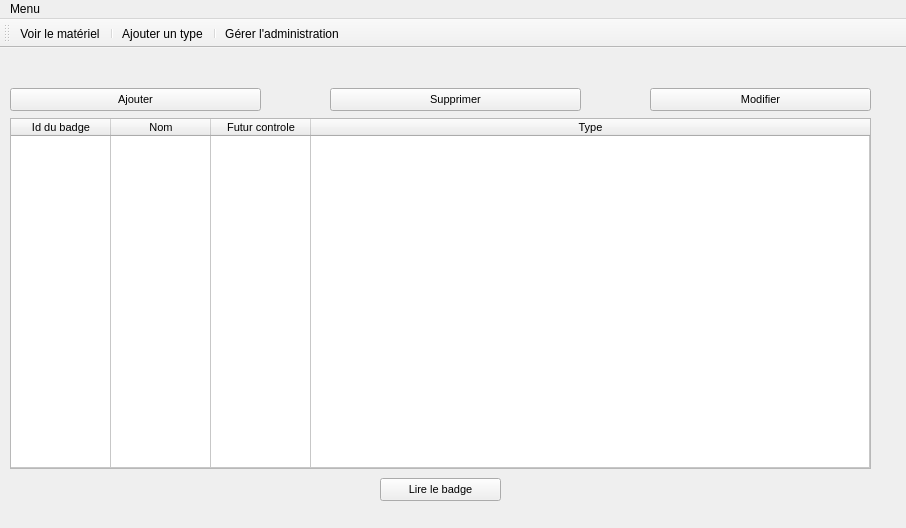
<?xml version="1.0" encoding="UTF-8"?>
<ui version="4.0">
 <class>MenuWindow</class>
 <widget class="QMainWindow" name="MenuWindow">
  <property name="geometry">
   <rect>
    <x>0</x>
    <y>0</y>
    <width>906</width>
    <height>528</height>
   </rect>
  </property>
  <property name="windowTitle">
   <string>MainWindow</string>
  </property>
  <property name="styleSheet">
   <string notr="true"/>
  </property>
  <widget class="QWidget" name="centralwidget">
   <widget class="QStackedWidget" name="stackedWidgetMain">
    <property name="enabled">
     <bool>true</bool>
    </property>
    <property name="geometry">
     <rect>
      <x>10</x>
      <y>0</y>
      <width>881</width>
      <height>461</height>
     </rect>
    </property>
    <property name="font">
     <font>
      <pointsize>8</pointsize>
     </font>
    </property>
    <property name="mouseTracking">
     <bool>false</bool>
    </property>
    <property name="acceptDrops">
     <bool>false</bool>
    </property>
    <property name="autoFillBackground">
     <bool>false</bool>
    </property>
    <property name="currentIndex">
     <number>0</number>
    </property>
    <widget class="QWidget" name="page1">
     <widget class="QPushButton" name="pushButtonModifier_Menu">
      <property name="geometry">
       <rect>
        <x>640</x>
        <y>40</y>
        <width>221</width>
        <height>23</height>
       </rect>
      </property>
      <property name="text">
       <string>Modifier</string>
      </property>
     </widget>
     <widget class="QPushButton" name="pushButtonAjouter_Menu">
      <property name="geometry">
       <rect>
        <x>0</x>
        <y>40</y>
        <width>251</width>
        <height>23</height>
       </rect>
      </property>
      <property name="text">
       <string>Ajouter</string>
      </property>
     </widget>
     <widget class="QPushButton" name="pushButtonSupprimer_Menu">
      <property name="enabled">
       <bool>true</bool>
      </property>
      <property name="geometry">
       <rect>
        <x>320</x>
        <y>40</y>
        <width>251</width>
        <height>23</height>
       </rect>
      </property>
      <property name="text">
       <string>Supprimer</string>
      </property>
     </widget>
     <widget class="QTableWidget" name="tableWidget">
      <property name="enabled">
       <bool>true</bool>
      </property>
      <property name="geometry">
       <rect>
        <x>0</x>
        <y>70</y>
        <width>861</width>
        <height>351</height>
       </rect>
      </property>
      <property name="autoFillBackground">
       <bool>false</bool>
      </property>
      <property name="autoScrollMargin">
       <number>16</number>
      </property>
      <property name="showGrid">
       <bool>true</bool>
      </property>
      <attribute name="horizontalHeaderCascadingSectionResizes">
       <bool>false</bool>
      </attribute>
      <attribute name="horizontalHeaderDefaultSectionSize">
       <number>100</number>
      </attribute>
      <attribute name="horizontalHeaderMinimumSectionSize">
       <number>33</number>
      </attribute>
      <attribute name="horizontalHeaderShowSortIndicator" stdset="0">
       <bool>false</bool>
      </attribute>
      <attribute name="horizontalHeaderStretchLastSection">
       <bool>true</bool>
      </attribute>
      <attribute name="verticalHeaderVisible">
       <bool>false</bool>
      </attribute>
      <attribute name="verticalHeaderCascadingSectionResizes">
       <bool>false</bool>
      </attribute>
      <attribute name="verticalHeaderDefaultSectionSize">
       <number>30</number>
      </attribute>
      <attribute name="verticalHeaderMinimumSectionSize">
       <number>19</number>
      </attribute>
      <attribute name="verticalHeaderShowSortIndicator" stdset="0">
       <bool>false</bool>
      </attribute>
      <attribute name="verticalHeaderStretchLastSection">
       <bool>true</bool>
      </attribute>
      <row>
       <property name="text">
        <string>Materiel</string>
       </property>
      </row>
      <column>
       <property name="text">
        <string>Id du badge</string>
       </property>
      </column>
      <column>
       <property name="text">
        <string>Nom</string>
       </property>
      </column>
      <column>
       <property name="text">
        <string>Futur controle</string>
       </property>
      </column>
      <column>
       <property name="text">
        <string>Type</string>
       </property>
      </column>
      <item row="0" column="0">
       <property name="text">
        <string/>
       </property>
      </item>
      <item row="0" column="1">
       <property name="text">
        <string/>
       </property>
      </item>
      <item row="0" column="2">
       <property name="text">
        <string/>
       </property>
      </item>
     </widget>
     <widget class="QPushButton" name="pushButtonLireBadge_Menu">
      <property name="geometry">
       <rect>
        <x>370</x>
        <y>430</y>
        <width>121</width>
        <height>23</height>
       </rect>
      </property>
      <property name="text">
       <string>Lire le badge</string>
      </property>
     </widget>
    </widget>
    <widget class="QWidget" name="page2">
     <widget class="QLabel" name="labelIdBadge_OperationMateriel">
      <property name="geometry">
       <rect>
        <x>290</x>
        <y>10</y>
        <width>71</width>
        <height>21</height>
       </rect>
      </property>
      <property name="text">
       <string>Id du badge:</string>
      </property>
     </widget>
     <widget class="QLabel" name="labelNomMateriel_OperationMateriel">
      <property name="geometry">
       <rect>
        <x>270</x>
        <y>70</y>
        <width>101</width>
        <height>21</height>
       </rect>
      </property>
      <property name="text">
       <string>Nom du materiel:</string>
      </property>
     </widget>
     <widget class="QLabel" name="labelType_OperationMateriel">
      <property name="geometry">
       <rect>
        <x>340</x>
        <y>100</y>
        <width>31</width>
        <height>21</height>
       </rect>
      </property>
      <property name="text">
       <string>Type:</string>
      </property>
     </widget>
     <widget class="QLineEdit" name="lineEditIdBadge_OperationMateriel">
      <property name="geometry">
       <rect>
        <x>380</x>
        <y>10</y>
        <width>131</width>
        <height>20</height>
       </rect>
      </property>
     </widget>
     <widget class="QLineEdit" name="lineEditNomMateriel_OperationMateriel">
      <property name="geometry">
       <rect>
        <x>380</x>
        <y>70</y>
        <width>131</width>
        <height>20</height>
       </rect>
      </property>
     </widget>
     <widget class="QComboBox" name="comboBoxType_OperationMateriel">
      <property name="geometry">
       <rect>
        <x>380</x>
        <y>100</y>
        <width>131</width>
        <height>22</height>
       </rect>
      </property>
     </widget>
     <widget class="QLabel" name="labelControle_OperationMateriel">
      <property name="geometry">
       <rect>
        <x>270</x>
        <y>40</y>
        <width>101</width>
        <height>21</height>
       </rect>
      </property>
      <property name="text">
       <string>Dernier contrôle:</string>
      </property>
     </widget>
     <widget class="QPushButton" name="pushButtonAjouter_OperationMateriel">
      <property name="geometry">
       <rect>
        <x>410</x>
        <y>160</y>
        <width>75</width>
        <height>23</height>
       </rect>
      </property>
      <property name="text">
       <string>Ajouter</string>
      </property>
     </widget>
     <widget class="QPushButton" name="pushButtonReset_OperationMateriel">
      <property name="geometry">
       <rect>
        <x>330</x>
        <y>160</y>
        <width>75</width>
        <height>23</height>
       </rect>
      </property>
      <property name="text">
       <string>Reset</string>
      </property>
     </widget>
     <widget class="QLabel" name="labelAjouterType_OperationMateriel">
      <property name="geometry">
       <rect>
        <x>380</x>
        <y>120</y>
        <width>181</width>
        <height>21</height>
       </rect>
      </property>
      <property name="text">
       <string>&lt;a href=&quot;#&quot;&gt;Besoin de rajouter un type?&lt;/a&gt;</string>
      </property>
      <property name="openExternalLinks">
       <bool>false</bool>
      </property>
     </widget>
     <widget class="QDateEdit" name="dateEditControle_OperationMateriel">
      <property name="enabled">
       <bool>true</bool>
      </property>
      <property name="geometry">
       <rect>
        <x>380</x>
        <y>40</y>
        <width>131</width>
        <height>22</height>
       </rect>
      </property>
      <property name="displayFormat">
       <string>dd/MM/yyyy</string>
      </property>
      <property name="calendarPopup">
       <bool>true</bool>
      </property>
      <property name="date">
       <date>
        <year>2000</year>
        <month>1</month>
        <day>1</day>
       </date>
      </property>
     </widget>
     <widget class="QPushButton" name="pushButtonModifier_OperationMateriel">
      <property name="geometry">
       <rect>
        <x>490</x>
        <y>160</y>
        <width>75</width>
        <height>23</height>
       </rect>
      </property>
      <property name="text">
       <string>Modifier</string>
      </property>
     </widget>
     <widget class="QSpinBox" name="spinBoxNewDateControle">
      <property name="geometry">
       <rect>
        <x>520</x>
        <y>100</y>
        <width>51</width>
        <height>21</height>
       </rect>
      </property>
      <property name="minimum">
       <number>1</number>
      </property>
      <property name="maximum">
       <number>999</number>
      </property>
     </widget>
     <widget class="QLabel" name="labelNewDateControle">
      <property name="geometry">
       <rect>
        <x>520</x>
        <y>70</y>
        <width>201</width>
        <height>16</height>
       </rect>
      </property>
      <property name="text">
       <string>Nombre de jour entre 2 contrôles:</string>
      </property>
     </widget>
    </widget>
    <widget class="QWidget" name="page3">
     <widget class="QPushButton" name="pushButtonValider_OperationType">
      <property name="geometry">
       <rect>
        <x>360</x>
        <y>120</y>
        <width>75</width>
        <height>23</height>
       </rect>
      </property>
      <property name="text">
       <string>Valider</string>
      </property>
     </widget>
     <widget class="QPushButton" name="pushButtonAnnuler_OperationType">
      <property name="geometry">
       <rect>
        <x>460</x>
        <y>120</y>
        <width>75</width>
        <height>23</height>
       </rect>
      </property>
      <property name="text">
       <string>Annuler</string>
      </property>
     </widget>
     <widget class="QLabel" name="labelNomType_OperationType">
      <property name="geometry">
       <rect>
        <x>400</x>
        <y>10</y>
        <width>81</width>
        <height>21</height>
       </rect>
      </property>
      <property name="text">
       <string>Nom du type</string>
      </property>
     </widget>
     <widget class="QLineEdit" name="lineEditNomType_OperationType">
      <property name="geometry">
       <rect>
        <x>370</x>
        <y>30</y>
        <width>131</width>
        <height>20</height>
       </rect>
      </property>
     </widget>
     <widget class="QLabel" name="labelNomImage_OperationType">
      <property name="geometry">
       <rect>
        <x>400</x>
        <y>70</y>
        <width>81</width>
        <height>21</height>
       </rect>
      </property>
      <property name="text">
       <string>Nom d'image</string>
      </property>
     </widget>
     <widget class="QLineEdit" name="lineEditNomImage_OperationType">
      <property name="geometry">
       <rect>
        <x>320</x>
        <y>90</y>
        <width>251</width>
        <height>20</height>
       </rect>
      </property>
     </widget>
     <widget class="QPushButton" name="pushButtonOpen_OperationType">
      <property name="geometry">
       <rect>
        <x>570</x>
        <y>90</y>
        <width>21</width>
        <height>21</height>
       </rect>
      </property>
      <property name="text">
       <string/>
      </property>
      <property name="icon">
       <iconset resource="../ressources.qrc">
        <normaloff>:/ressources/images/open.png</normaloff>:/ressources/images/open.png</iconset>
      </property>
     </widget>
    </widget>
   </widget>
  </widget>
  <widget class="QMenuBar" name="menubar">
   <property name="geometry">
    <rect>
     <x>0</x>
     <y>0</y>
     <width>906</width>
     <height>20</height>
    </rect>
   </property>
   <widget class="QMenu" name="menuFichier">
    <property name="title">
     <string>Menu</string>
    </property>
    <addaction name="actionVoirMateriel"/>
    <addaction name="actionType"/>
    <addaction name="actionAdmin"/>
   </widget>
   <addaction name="menuFichier"/>
  </widget>
  <widget class="QToolBar" name="toolBar">
   <property name="windowTitle">
    <string>toolBar</string>
   </property>
   <property name="iconSize">
    <size>
     <width>30</width>
     <height>30</height>
    </size>
   </property>
   <attribute name="toolBarArea">
    <enum>TopToolBarArea</enum>
   </attribute>
   <attribute name="toolBarBreak">
    <bool>false</bool>
   </attribute>
   <addaction name="actionVoirMateriel"/>
   <addaction name="separator"/>
   <addaction name="actionType"/>
   <addaction name="separator"/>
   <addaction name="actionAdmin"/>
  </widget>
  <action name="actionVoirMateriel">
   <property name="icon">
    <iconset resource="../ressources.qrc">
     <normaloff>:/ressources/images/voirInfo.png</normaloff>:/ressources/images/voirInfo.png</iconset>
   </property>
   <property name="text">
    <string>Voir le matériel</string>
   </property>
  </action>
  <action name="actionType">
   <property name="icon">
    <iconset resource="../ressources.qrc">
     <normaloff>:/ressources/images/type.png</normaloff>:/ressources/images/type.png</iconset>
   </property>
   <property name="text">
    <string>Ajouter un type</string>
   </property>
  </action>
  <action name="actionAdmin">
   <property name="icon">
    <iconset resource="../ressources.qrc">
     <normaloff>:/ressources/images/admin.png</normaloff>:/ressources/images/admin.png</iconset>
   </property>
   <property name="text">
    <string>Gérer l'administration</string>
   </property>
  </action>
 </widget>
 <resources>
  <include location="../ressources.qrc"/>
 </resources>
 <connections/>
</ui>
